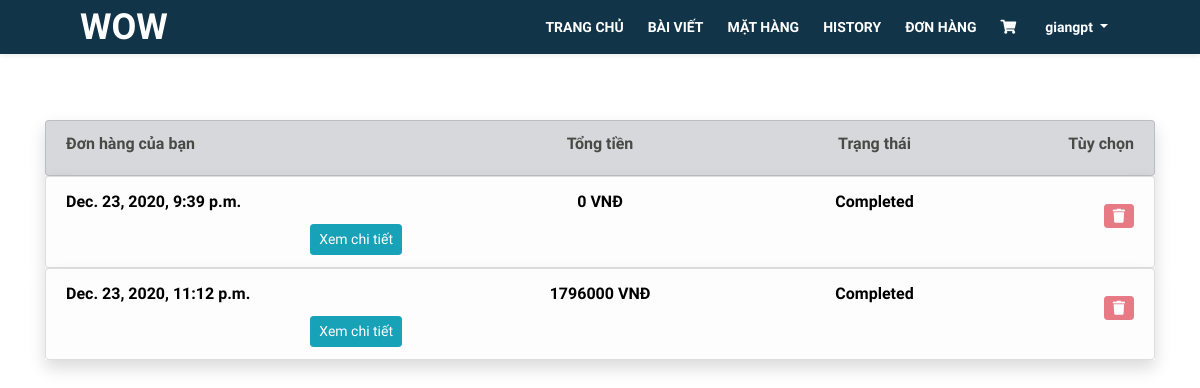
/view_history/3/ (signed in), run on the app's committed database.
### Page/models.py (models this page shows)
class Order(models.Model):
    id_cart = models.ForeignKey(Cart, on_delete=models.CASCADE, null=True, blank=True)
    id_user = models.ForeignKey(User, on_delete=models.CASCADE, null=True, blank=True)
    status_choice = (
        ('pending', 'pending'),
        ('confirm', 'confirm'),
        ('paid', 'paid'),
        ('shipping', 'shipping'),
        ('completed', 'completed'),
    )
    status = models.CharField(max_length=10, choices=status_choice, null=True, blank=True)
    address = models.TextField(max_length=1000, null=True, blank=True)

class Cart(models.Model):
    id_user = models.ForeignKey(User, on_delete=models.CASCADE, null=True, blank=True)
    total_price = models.IntegerField(null=True, blank=True)
    CreateAt = models.DateTimeField(auto_now=True)
    is_new = models.BooleanField(default=True)
    is_pending = models.BooleanField(default=True)

### Page/views.py (the view)
# urls.py: url(r'^view_history/(?P<id_user>\w+)/$', ViewHistory.as_view(), name='page_ViewHistory'),
class ViewHistory(TemplateView, LoginRequiredMixin):
    login_url = '/'
    template_name = '../Templates/Base_History.html'
    def get(self, request, id_user):
        if request.user.is_authenticated():
            user_id = get_object_or_404(User, id=id_user)
            order = Order.objects.filter(id_user=user_id, status="completed")
            cartItem = CartItem.objects.all()
            content = {
                'order': order,
                'cartItem': cartItem,
            }
            return render(request, self.template_name, content)
        else:
            return HttpResponseRedirect(reverse('Page:page_login'))

### Page/models.py (called while the page is built)
    def __str__(self):
        return self.title

### Templates/Base_History.html (shortened to what this page needs)
<!DOCTYPE html>
<html lang="en">
<head>
</head>
<body>
    {% include 'NavigationBar/nav_User_or_Manager.html' %}
    <div class="container" style="margin-top:120px">
        <div class="row">
            <div class="col-lg-12 mx-auto">
                <ul class="list-group shadow">
                    <li class="list-group-item list-group list-group-item-secondary"
                    style="font-family: 'Open Sans Condensed';">
                        <div class = "row text-center">
                            <div class="col text-left">
                                <h6>Đơn hàng của bạn</h6>
                            </div>
                            <div class="col">
                                <h6>Tổng tiền</h6>
                            </div>
                            <div class="col-2 text-center">
                                <h6>Trạng thái</h6>
                            </div>
                            <div class="col-2 text-right">
                                <h6>Tùy chọn</h6>
                            </div>
                        </div>
                    </li>
                </ul>
            </div>
        </div>
        {% for od in order %}
        {% if od.status == 'completed' %}
        <div class="row">
            <div class="col-lg-12 mx-auto">
                <ul class="list-group shadow">
                    <li class="list-group-item list-group-item-action list-group-item-light">
                        <div class = "row text-center">
                            <div class="col font-weight-bold">
                                <div class="text-left" style="color: black;">
                                    {{od.id_cart.CreateAt}}
                                </div>
                                <div class="text-right" style="margin-top:10px">
                                    <button type="button" class="btn btn-sm btn-info" data-toggle="modal" data-target="#order_detail_{{od.id}}">
                                        Xem chi tiết
                                    </button>
                                </div>
                            </div>
                            <div class="col font-weight-bold">
                                <div class="text-center" style="color: black;">
                                    {{od.id_cart.total_price}} VNĐ
                                </div>
                            </div>
                            <div class="col-2 font-weight-bold">
                                <div class="text-center"
                                    style="color: black; text-transform: capitalize;">
                                    {{ od.status }}
                                </div>
                            </div>
                            <div class="col-2 text-right" style="color: black;">
                                <button type="button" class="btn btn-sm btn-danger fas fa-trash"
                                        data-toggle="modal" data-target="#cancel_order_form_{{od.id}}"
                                        style="margin-top: 10%" disabled>
                                </button>
                            </div>
                        </div>
                    </li>
                </ul>
            </div>
        </div>
        {% endif %}
        {% endfor %}
    </div>
</body>
</html>

### Templates/NavigationBar/nav_User_or_Manager.html (shortened to what this page needs)
<!DOCTYPE html>
<html lang="en">
<head>
    <link href="/static/css/bootstrap.css" rel="stylesheet">
    <link href="/static/css/fontawesome-all.css" rel="stylesheet">
    <link href="/static/css/swiper.css" rel="stylesheet">
    <link href="/static/css/magnific-popup.css" rel="stylesheet">
    <link href="/static/css/styles_base_UI_home.css" rel="stylesheet">
</head>
<body>
    <nav class="navbar navbar-expand-md navbar-dark navbar-custom fixed-top top-nav-collapse">
        <a class="navbar-brand logo-text page-scroll" href="{% url 'Page:page_Index_User' %}">WOW</a>
        <div class="collapse navbar-collapse" id="navbarsExampleDefault">
            <ul class="navbar-nav ml-auto">
                <li class="nav-item">
                    <a class="nav-link" href="{% url 'Page:page_Index_User' %}">TRANG CHỦ<span class="sr-only">(current)</span></a>
                </li>
                <li class="nav-item">
                    <a class="nav-link posts-page" href="{% url 'Page:page_blog_page' %}">BÀI VIẾT</a>
                </li>
                <li class="nav-item">
                    <a class="nav-link products-page" href="{% url 'Page:page_product_list' %}">MẶT HÀNG</a>
                </li>
                {% if user.customer.type == "US" %}
                    <li class="nav-item">
                        <a class="nav-link history" href="{% url 'Page:page_ViewHistory' user.id %}">HISTORY</a>
                    </li>
                    <li class="nav-item">
                        <a class="nav-link bill_status" href="{% url 'Page:page_ViewProductUserBuy' user.id %}">ĐƠN HÀNG</a>
                    </li>
                    <li class="nav-item">
                        <a href="{% url 'Page:page_BaseViewCart' user.id %}" class="icon-shopping-cart nav-link">
                            <i class="fa">&#xf07a;</i>
                        </a>
                    </li>
                {% endif %}
                <li class="nav-item dropdown">
                    <a class="nav-link dropdown-toggle page-scroll" id="navbarDropdown" role="button" aria-haspopup="true" aria-expanded="false">{{user.username}} </a>
                </li>
            </ul>
        </div>
    </nav>
</body>
</html>

### static/css/styles_base_UI_home.css (style rules this page uses)
body, html { width: 100%; height: 100%; }
body, p { color: #787976; font: 400 1rem/1.5625rem "Open Sans", sans-serif; }
h6 { color: #484a46; font: 700 1rem/1.375rem "Montserrat", sans-serif; }
a { color: #787976; text-decoration: underline; }
.navbar-custom { padding-top: 0.375rem; padding-bottom: 0.375rem; background-color: #113448; box-shadow: 0 0.0625rem 0.375rem 0 rgba(0, 0, 0, 0.1); font: 600 0.875rem/0.875rem "Open Sans", sans-serif; transition: all 0.2s; }
.navbar-custom .navbar-brand { font-size: 0; }
.navbar-custom .navbar-brand.logo-text { margin-top: 0.25rem; margin-bottom: 0.25rem; font: 700 2.25rem/1.5rem "Montserrat", sans-serif; color: #fff; text-decoration: none; }
.navbar-custom .navbar-nav { margin-top: 0.75rem; margin-bottom: 0.5rem; }
.navbar-custom .nav-item .nav-link { padding: 0.625rem 0.75rem 0.625rem 0.75rem; color: #fff; text-decoration: none; transition: all 0.2s ease; }
@media (min-width: 768px) { .navbar-custom { padding: 2.125rem 1.5rem 2.125rem 2rem; box-shadow: none; background: transparent; } }
@media (min-width: 768px) { .navbar-custom .navbar-brand.logo-text { color: #fff; } }
@media (min-width: 768px) { .navbar-custom .navbar-nav { margin-top: 0; margin-bottom: 0; } }
@media (min-width: 768px) { .navbar-custom .nav-item .nav-link { padding: 0.25rem 0.75rem 0.25rem 0.75rem; } }
@media (min-width: 768px) { .navbar-custom.top-nav-collapse { padding: 0.375rem 1.5rem 0.375rem 2rem; box-shadow: 0 0.0625rem 0.375rem 0 rgba(0, 0, 0, 0.1); background-color: #113448; } }
@media (min-width: 768px) { .navbar-custom.top-nav-collapse .navbar-brand.logo-text { color: #fff; } }
@media (min-width: 768px) { .navbar-custom.top-nav-collapse .nav-item .nav-link { color: #fff; } }
@media (min-width: 1200px) { .navbar-custom { padding-right: 5rem; padding-left: 5rem; } }
@media (min-width: 1200px) { .navbar-custom.top-nav-collapse { padding-right: 5rem; padding-left: 5rem; } }

### data on the page
Order: id_cart.CreateAt "Dec. 23, 2020, 9:39 p.m.", id_cart.total_price "0", status "Completed"
Order: id_cart.CreateAt "Dec. 23, 2020, 11:12 p.m.", id_cart.total_price "1796000", status "Completed"

### other printed values
{{ user.username }} "giangpt"
